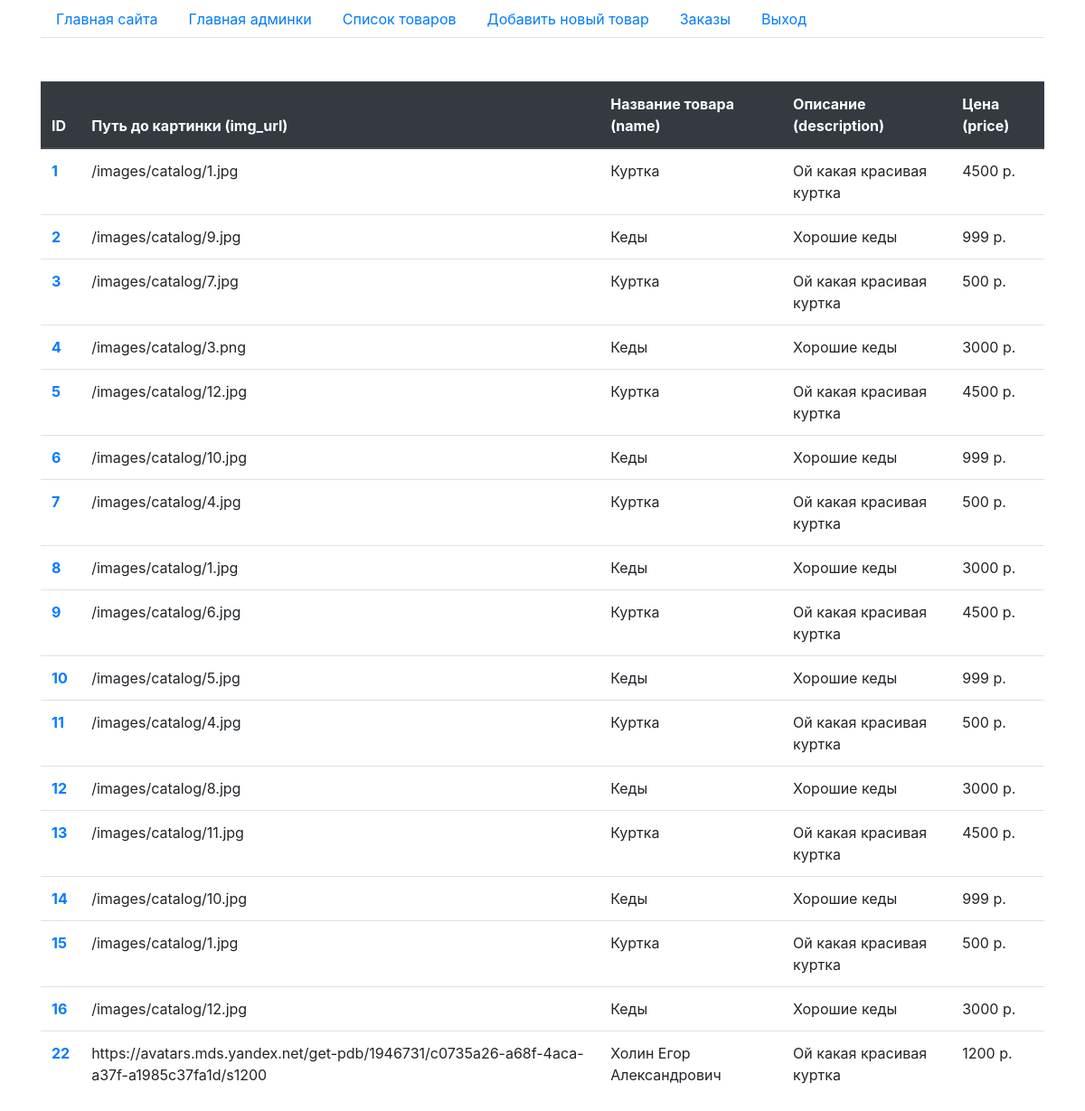
Page /admin/products.php (signed in) on the earlier database version.
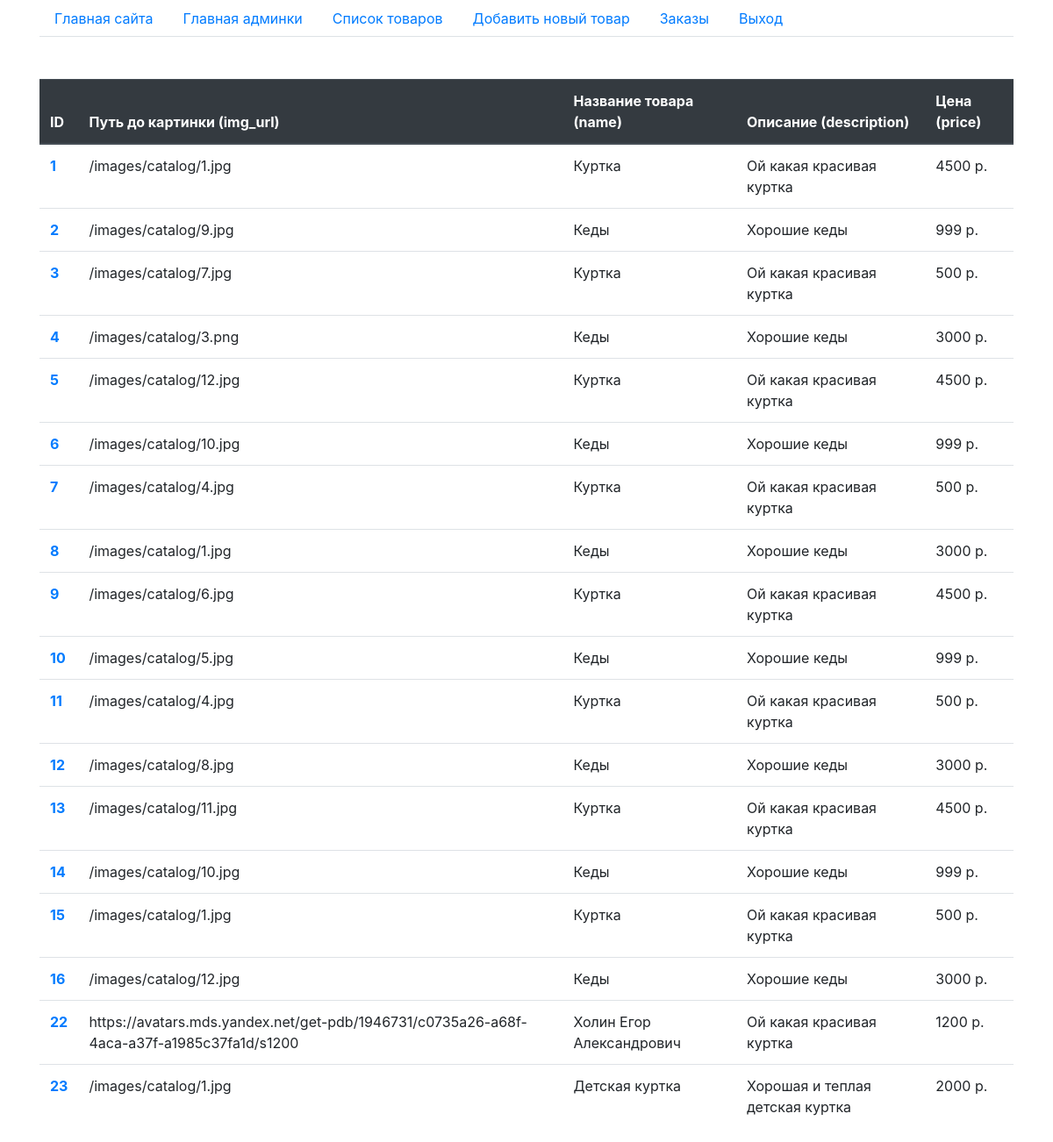
Same page on the later database version.
### tables this page shows
CREATE TABLE IF NOT EXISTS `products` (
  `id` int(11) NOT NULL AUTO_INCREMENT,
  `img_url` varchar(255) NOT NULL,
  `name` varchar(255) NOT NULL,
  `description` text NOT NULL,
  `price` float NOT NULL,
  `add_date` datetime NOT NULL DEFAULT current_timestamp(),
  PRIMARY KEY (`id`)
);

### admin/products.php (the view)
<?php
    include('parts/header.php');
    $sql = "SELECT * FROM products";
    $result = mysqli_query($link, $sql);
?>
<table class="table">
  <thead class="thead-dark">
    <tr>
      <th scope="col">ID</th>
      <th scope="col">Путь до картинки (img_url)</th>
      <th scope="col">Название товара (name)</th>
      <th scope="col">Описание (description)</th>
      <th scope="col">Цена (price)</th>
    </tr>
  </thead>
  <tbody>
    <?php while ($row = mysqli_fetch_assoc($result)) : ?>
        <tr>
            <th scope="row">
                <a href="/admin/product_edit.php?id=<?= $row['id']; ?>">
                    <?= $row['id']; ?>
                </a>
            </th>
            <td><?= $row['img_url']; ?></td>
            <td><?= $row['name']; ?></td>
            <td><?= $row['description']; ?></td>
            <td><?= $row['price']; ?> р.</td>
        </tr>
    <?php endwhile; ?>
  </tbody>
</table>
<?php include('parts/footer.php'); ?>

### admin/parts/header.php (shortened to what this page needs)
<?php
    $is_auth = isset($_SESSION['is_auth']) && $_SESSION['is_auth'];
?>
<!DOCTYPE html>
<html lang="ru">
<head>
    <link rel="stylesheet" href="https://stackpath.bootstrapcdn.com/bootstrap/4.4.1/css/bootstrap.min.css"
>
</head>
<body>
    <div class="container">
        <ul class="nav nav-tabs">
            <li class="nav-item">
                <a class="nav-link" href="/">Главная сайта</a>
            </li>
            <li class="nav-item">
                <a class="nav-link" href="/admin">Главная админки</a>
            </li>
            <li class="nav-item">
                <a class="nav-link" href="/admin/products.php">Список товаров</a>
            </li>
            <li class="nav-item">
                <a class="nav-link" href="/admin/product_add.php">Добавить новый товар</a>
            </li>
            <li class="nav-item">
                <a class="nav-link" href="/admin/orders.php">Заказы</a>
            </li>
            <?php if($is_auth) : ?>
            <li class="nav-item">
                <a class="nav-link" href="/admin/exit.php">Выход</a>
            </li>
            <?php endif; ?>
        </ul>
        <br/><br/>

### admin/parts/footer.php
    </div>
</body>
</html>

Differences in the rows shown:
added products: id "23", img_url "/images/catalog/1.jpg", name "Детская куртка", description "Хорошая и теплая детская куртка", price "2000"
